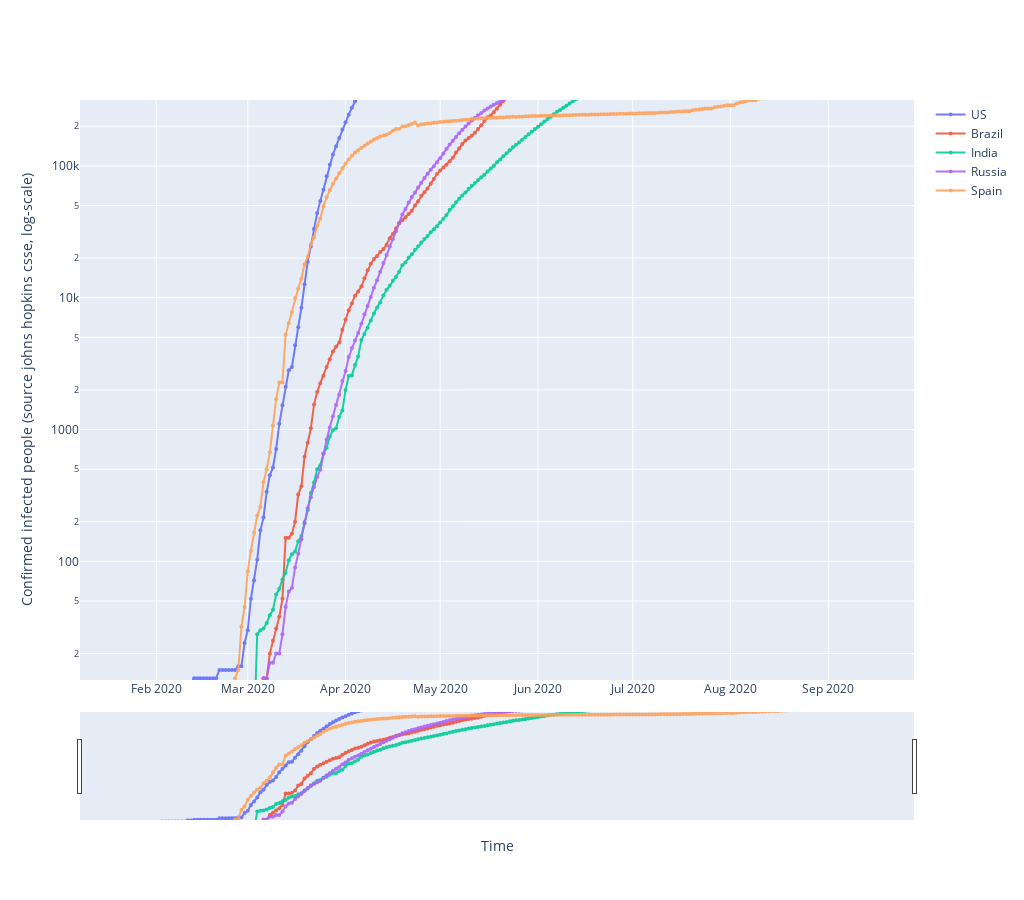

Source (notebook cell):
### Code cell
fig = go.Figure()
## defines how to plot the individual trace
for each in country_list[:5]:    
    fig.add_trace(go.Scatter(x=df[df['country']==each]['date'],
                                y=df[df['country']==each]['confirmed'],
                                mode='markers+lines',
                                opacity=0.9,
                                line_width=2,
                                marker_size=4, 
                                name=each
                                 )
                     )

## defines the overall layout properties
fig.update_layout(
    width=1024,
    height=900,
    xaxis_title="Time",
    yaxis_title="Confirmed infected people (source johns hopkins csse, log-scale)",
)
fig.update_yaxes(type="log",range=[1.1,5.5])


fig.update_layout(xaxis_rangeslider_visible=True)
#fig.show(renderer='chrome')
fig.show()

### Figure 1 — Plotly figure (JSON) as saved in the notebook; plotly's stock layout.template omitted (floating-point values rounded to 4 significant figures; data arrays with more than 128 entries replaced by an {"elided": "..."} marker saying what was removed)
{"data": [{"line": {"width": 2}, "marker": {"size": 4}, "mode": "markers+lines", "name": "US", "opacity": 0.9, "type": "scatter", "x": {"elided": "237 str values"}, "y": {"elided": "237 int values"}}, {"line": {"width": 2}, "marker": {"size": 4}, "mode": "markers+lines", "name": "Brazil", "opacity": 0.9, "type": "scatter", "x": {"elided": "237 str values"}, "y": {"elided": "237 int values"}}, {"line": {"width": 2}, "marker": {"size": 4}, "mode": "markers+lines", "name": "India", "opacity": 0.9, "type": "scatter", "x": {"elided": "237 str values"}, "y": {"elided": "237 int values"}}, {"line": {"width": 2}, "marker": {"size": 4}, "mode": "markers+lines", "name": "Russia", "opacity": 0.9, "type": "scatter", "x": {"elided": "237 str values"}, "y": {"elided": "237 int values"}}, {"line": {"width": 2}, "marker": {"size": 4}, "mode": "markers+lines", "name": "Spain", "opacity": 0.9, "type": "scatter", "x": {"elided": "237 str values"}, "y": {"elided": "237 int values"}}], "layout": {"height": 900, "width": 1024, "xaxis": {"rangeslider": {"visible": true}, "title": {"text": "Time"}}, "yaxis": {"range": [1.1, 5.5], "title": {"text": "Confirmed infected people (source johns hopkins csse, log-scale)"}, "type": "log"}}}
